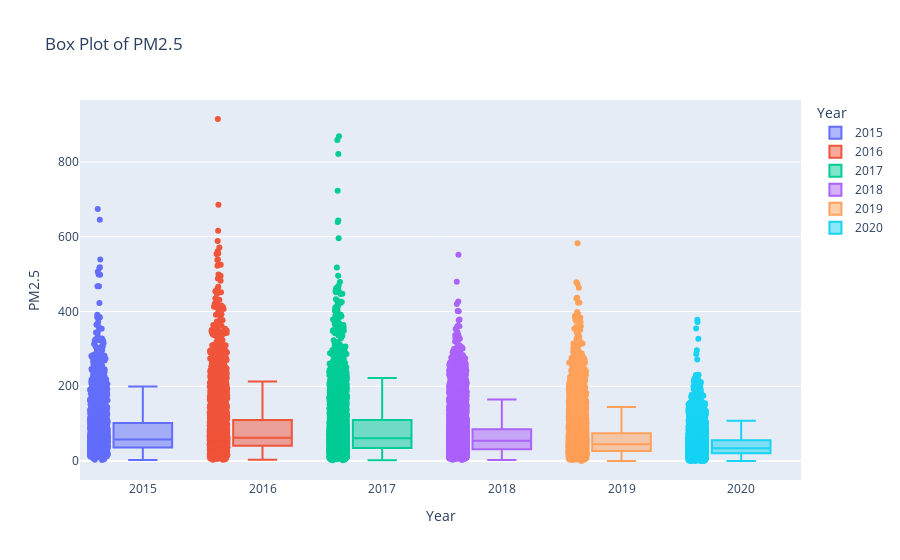
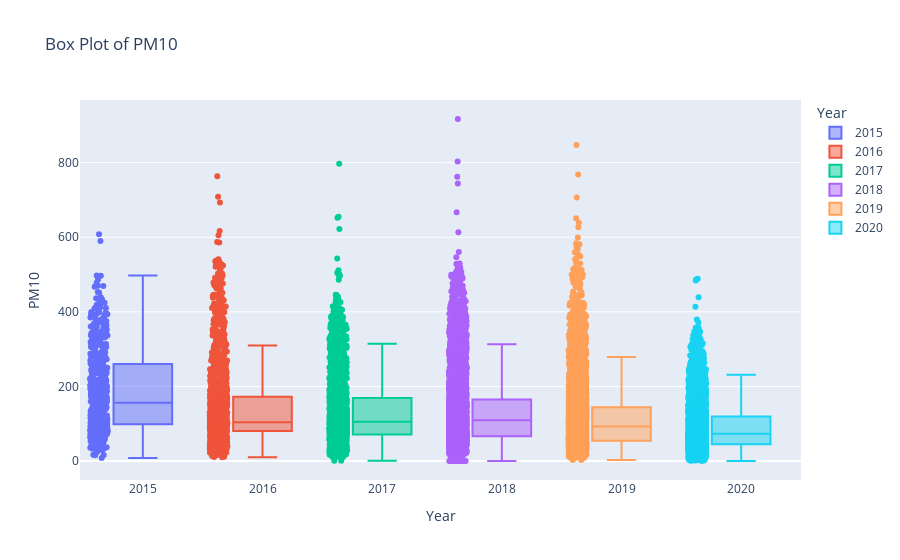

The code cell stored with these charts, in order, in its notebook:
### Code cell
df_box_plot = df.copy()
df_box_plot['Year'] = df_box_plot['Date'].dt.year

# columns to check outliers
numerical_columns = ['PM2.5', 'PM10']#, 'NO', 'NO2', 'NOx']
#numerical_columns = ['PM2.5', 'PM10', 'NO', 'NO2', 'NOx', 'NH3', 'CO', 'SO2', 'O3', 'Benzene', 'Toluene', 'Xylene', 'AQI']

# Create box plots for each numerical column
for column in numerical_columns:
    fig = px.box(df_box_plot, x='Year', y=column, title=f'Box Plot of {column}',
                 labels={'y': column}, points="all", color='Year')
    fig.show()

### Figure 1 — Plotly figure (JSON) as saved in the notebook; plotly's stock layout.template omitted (floating-point values rounded to 4 significant figures; data arrays with more than 128 entries replaced by an {"elided": "..."} marker saying what was removed)
{"data": [{"alignmentgroup": "True", "boxpoints": "all", "hovertemplate": "Year=%{x}<br>PM2.5=%{y}<extra></extra>", "legendgroup": "2015", "marker": {"color": "#636efa"}, "name": "2015", "notched": false, "offsetgroup": "2015", "orientation": "v", "showlegend": true, "type": "box", "x": {"elided": "1827 int values"}, "x0": " ", "xaxis": "x", "y": {"elided": "1827 float values"}, "y0": " ", "yaxis": "y"}, {"alignmentgroup": "True", "boxpoints": "all", "hovertemplate": "Year=%{x}<br>PM2.5=%{y}<extra></extra>", "legendgroup": "2016", "marker": {"color": "#EF553B"}, "name": "2016", "notched": false, "offsetgroup": "2016", "orientation": "v", "showlegend": true, "type": "box", "x": {"elided": "2573 int values"}, "x0": " ", "xaxis": "x", "y": {"elided": "2573 float values"}, "y0": " ", "yaxis": "y"}, {"alignmentgroup": "True", "boxpoints": "all", "hovertemplate": "Year=%{x}<br>PM2.5=%{y}<extra></extra>", "legendgroup": "2017", "marker": {"color": "#00cc96"}, "name": "2017", "notched": false, "offsetgroup": "2017", "orientation": "v", "showlegend": true, "type": "box", "x": {"elided": "3234 int values"}, "x0": " ", "xaxis": "x", "y": {"elided": "3234 float values"}, "y0": " ", "yaxis": "y"}, {"alignmentgroup": "True", "boxpoints": "all", "hovertemplate": "Year=%{x}<br>PM2.5=%{y}<extra></extra>", "legendgroup": "2018", "marker": {"color": "#ab63fa"}, "name": "2018", "notched": false, "offsetgroup": "2018", "orientation": "v", "showlegend": true, "type": "box", "x": {"elided": "5724 int values"}, "x0": " ", "xaxis": "x", "y": {"elided": "5724 float values"}, "y0": " ", "yaxis": "y"}, {"alignmentgroup": "True", "boxpoints": "all", "hovertemplate": "Year=%{x}<br>PM2.5=%{y}<extra></extra>", "legendgroup": "2019", "marker": {"color": "#FFA15A"}, "name": "2019", "notched": false, "offsetgroup": "2019", "orientation": "v", "showlegend": true, "type": "box", "x": {"elided": "7071 int values"}, "x0": " ", "xaxis": "x", "y": {"elided": "7071 float values"}, "y0": " ", "yaxis": "y"}, {"alignmentgroup": "True", "boxpoints": "all", "hovertemplate": "Year=%{x}<br>PM2.5=%{y}<extra></extra>", "legendgroup": "2020", "marker": {"color": "#19d3f3"}, "name": "2020", "notched": false, "offsetgroup": "2020", "orientation": "v", "showlegend": true, "type": "box", "x": {"elided": "4421 int values"}, "x0": " ", "xaxis": "x", "y": {"elided": "4421 float values"}, "y0": " ", "yaxis": "y"}], "layout": {"boxmode": "overlay", "legend": {"title": {"text": "Year"}, "tracegroupgap": 0}, "title": {"text": "Box Plot of PM2.5"}, "xaxis": {"anchor": "y", "categoryarray": [2015, 2016, 2017, 2018, 2019, 2020], "categoryorder": "array", "domain": [0, 1], "title": {"text": "Year"}}, "yaxis": {"anchor": "x", "domain": [0, 1], "title": {"text": "PM2.5"}}}}

### Figure 2 — Plotly figure (JSON) as saved in the notebook; plotly's stock layout.template omitted (floating-point values rounded to 4 significant figures; data arrays with more than 128 entries replaced by an {"elided": "..."} marker saying what was removed)
{"data": [{"alignmentgroup": "True", "boxpoints": "all", "hovertemplate": "Year=%{x}<br>PM10=%{y}<extra></extra>", "legendgroup": "2015", "marker": {"color": "#636efa"}, "name": "2015", "notched": false, "offsetgroup": "2015", "orientation": "v", "showlegend": true, "type": "box", "x": {"elided": "1827 int values"}, "x0": " ", "xaxis": "x", "y": {"elided": "1827 float values"}, "y0": " ", "yaxis": "y"}, {"alignmentgroup": "True", "boxpoints": "all", "hovertemplate": "Year=%{x}<br>PM10=%{y}<extra></extra>", "legendgroup": "2016", "marker": {"color": "#EF553B"}, "name": "2016", "notched": false, "offsetgroup": "2016", "orientation": "v", "showlegend": true, "type": "box", "x": {"elided": "2573 int values"}, "x0": " ", "xaxis": "x", "y": {"elided": "2573 float values"}, "y0": " ", "yaxis": "y"}, {"alignmentgroup": "True", "boxpoints": "all", "hovertemplate": "Year=%{x}<br>PM10=%{y}<extra></extra>", "legendgroup": "2017", "marker": {"color": "#00cc96"}, "name": "2017", "notched": false, "offsetgroup": "2017", "orientation": "v", "showlegend": true, "type": "box", "x": {"elided": "3234 int values"}, "x0": " ", "xaxis": "x", "y": {"elided": "3234 float values"}, "y0": " ", "yaxis": "y"}, {"alignmentgroup": "True", "boxpoints": "all", "hovertemplate": "Year=%{x}<br>PM10=%{y}<extra></extra>", "legendgroup": "2018", "marker": {"color": "#ab63fa"}, "name": "2018", "notched": false, "offsetgroup": "2018", "orientation": "v", "showlegend": true, "type": "box", "x": {"elided": "5724 int values"}, "x0": " ", "xaxis": "x", "y": {"elided": "5724 float values"}, "y0": " ", "yaxis": "y"}, {"alignmentgroup": "True", "boxpoints": "all", "hovertemplate": "Year=%{x}<br>PM10=%{y}<extra></extra>", "legendgroup": "2019", "marker": {"color": "#FFA15A"}, "name": "2019", "notched": false, "offsetgroup": "2019", "orientation": "v", "showlegend": true, "type": "box", "x": {"elided": "7071 int values"}, "x0": " ", "xaxis": "x", "y": {"elided": "7071 float values"}, "y0": " ", "yaxis": "y"}, {"alignmentgroup": "True", "boxpoints": "all", "hovertemplate": "Year=%{x}<br>PM10=%{y}<extra></extra>", "legendgroup": "2020", "marker": {"color": "#19d3f3"}, "name": "2020", "notched": false, "offsetgroup": "2020", "orientation": "v", "showlegend": true, "type": "box", "x": {"elided": "4421 int values"}, "x0": " ", "xaxis": "x", "y": {"elided": "4421 float values"}, "y0": " ", "yaxis": "y"}], "layout": {"boxmode": "overlay", "legend": {"title": {"text": "Year"}, "tracegroupgap": 0}, "title": {"text": "Box Plot of PM10"}, "xaxis": {"anchor": "y", "categoryarray": [2015, 2016, 2017, 2018, 2019, 2020], "categoryorder": "array", "domain": [0, 1], "title": {"text": "Year"}}, "yaxis": {"anchor": "x", "domain": [0, 1], "title": {"text": "PM10"}}}}
